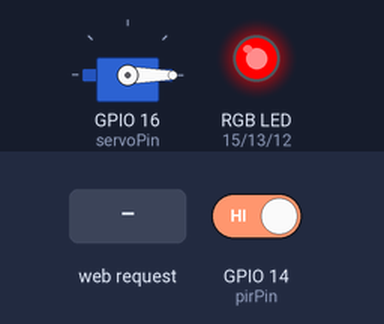
Simulated run of this sketch. Board: ESP8266 (NodeMCU). Shown: servo, an RGB LED mixed from three pins (HIGH = lit). Inputs (shaded band) come from the test bench; at power-on: GPIO 14 (pirPin) HIGH. WiFi joins after 1.5 s; servers stay silent unless stated; what the sketch prints to the serial monitor is not drawn.

Above: at 2.7 s.
2.8 s: HTTP request GET /?FEED received
At 7.3 s:
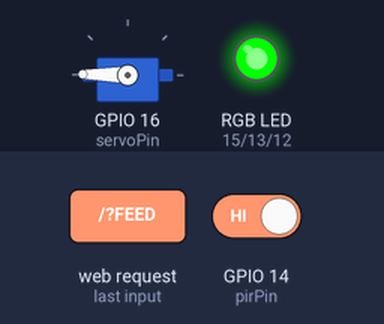
9.8 s: GPIO 14 (pirPin) driven LOW
At 12.9 s:
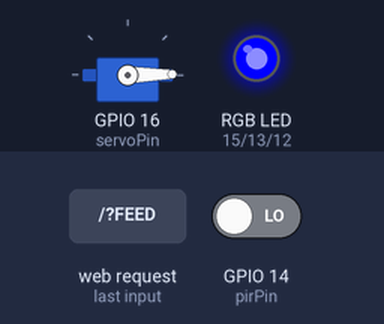
13.4 s: HTTP request GET /?DETECT received
At 16.3 s:
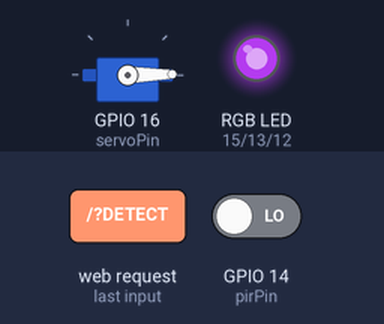
17.6 s: HTTP request GET /?FEED received
At 21.05 s:
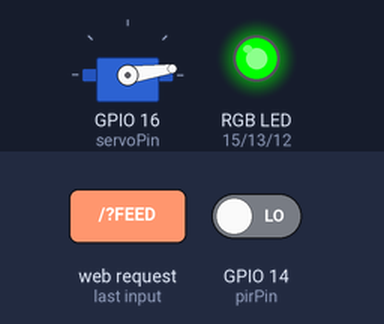
25.3 s: GPIO 14 (pirPin) driven HIGH
At 29.0 s:
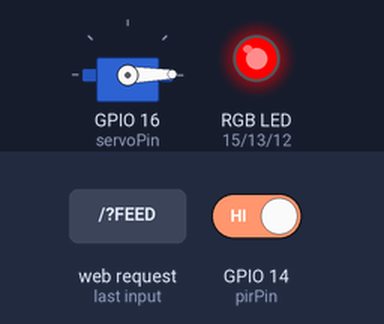
Timing chart, 0 to 29.8 s (numbered marks = the images above; inputs shaded):
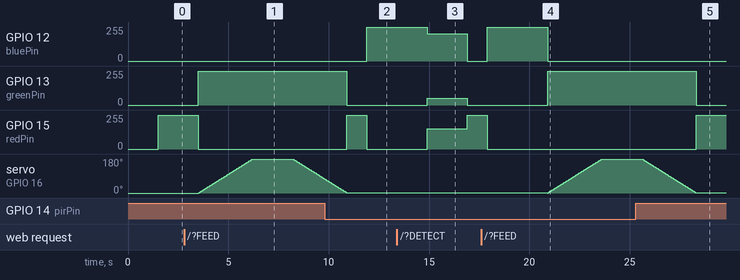

Measured:
- after the input at 2.8 s, GPIO 13 (greenPin): 0/255 → 255/255 after 0.70 s; GPIO 15 (redPin): 255/255 → 0/255 after 0.70 s; servo on GPIO 16 (servoPin): rises from 0° to 180° in 4.7 s, then falls to 74° in 1.6 s
- after the input at 9.8 s, GPIO 12 (bluePin): 0/255 → 255/255 after 2.1 s
- after the input at 13.4 s, GPIO 13 (greenPin): 0/255 → 50/255 after 1.5 s, → 0/255 2.0 s later
- after the input at 17.6 s, GPIO 12 (bluePin): goes on until 20.9 s, then stays 0/255; GPIO 13 (greenPin): 0/255 → 255/255 after 3.3 s; GPIO 15 (redPin): goes on until 17.9 s, then stays 0/255
- after the input at 25.3 s, GPIO 12 (bluePin): stays 0/255 (without the input it goes to 255/255 after 4.0 s); GPIO 15 (redPin): goes on until 28.3 s, then stays 255/255

The sketch:

iot.ino
```cpp
#include <Servo.h>
#include <ESP8266WiFi.h>

Servo servo;
WiFiServer server(80);

// WiFi hotspot credentials
const char* ssid = "";
const char* password = "";

// PIN numbers
int pirPin = 14;
int servoPin = 16;
int redPin = 15;
int greenPin = 13;
int bluePin = 12;
int angle = 0;

void setup() {
    servo.attach(servoPin);
    servo.write(angle);

    pinMode(redPin, OUTPUT);
    pinMode(greenPin, OUTPUT);
    pinMode(bluePin, OUTPUT);
    pinMode(pirPin,INPUT);

    Serial.begin(115200);

    // Connect to WiFi network
    Serial.println();
    Serial.println();
    Serial.print("Connecting to ");
    Serial.println(ssid);

    WiFi.begin(ssid, password);

    while (WiFi.status() != WL_CONNECTED) {
        delay(500);
        Serial.print(".");
    }
    Serial.println("");
    Serial.println("WiFi connected");

    // Start the server
    server.begin();
    Serial.println("Server started");

    // Print the IP address
    Serial.print("Use this URL : ");
    Serial.print("http://");
    Serial.print(WiFi.localIP());
    Serial.println("/");
}

void setColor(int redValue, int greenValue, int blueValue){
    analogWrite(redPin, redValue);
    analogWrite(greenPin, greenValue);
    analogWrite(bluePin, blueValue);
}

void servoRotate(){
    setColor(0, 255, 0);
    for(angle = 0; angle < 180; angle++){
        servo.write(angle);
        delay(15);
    }
    delay(2000);
    for(angle = 180; angle > 0; angle--){
        servo.write(angle);
        delay(15);
    }
    setColor(255, 0, 0);
}

void loop() {
    setColor(255, 0, 0);
    delay(1000);

    if (digitalRead(pirPin)== LOW){
        Serial.println("Motion detected!");
        setColor(0, 0, 255);
        delay(3000);
    }

    WiFiClient client = server.available();
    if (!client) {
        return;
    }

    // Wait until the client sends some data
    Serial.println("new client");
    while (!client.available()) {
        delay(1);
    }

    // Read the first line of the request
    String request = client.readStringUntil('\r');
    client.flush();

    // Match the request
    if (request.indexOf("/?FEED") != -1) {
        servoRotate();
    }

    if (request.indexOf("/?DETECT") != -1) {
        setColor(153, 50, 204);
        delay(2000);
    }

    client.println("HTTP/1.1 200 OK");
    client.println("Content-Type: text/html");
    client.println(""); //  do not forget this one
    client.println("<!DOCTYPE HTML>");
    client.println("<html>Success");
    client.println("</html>");

    delay(1);
}
```
